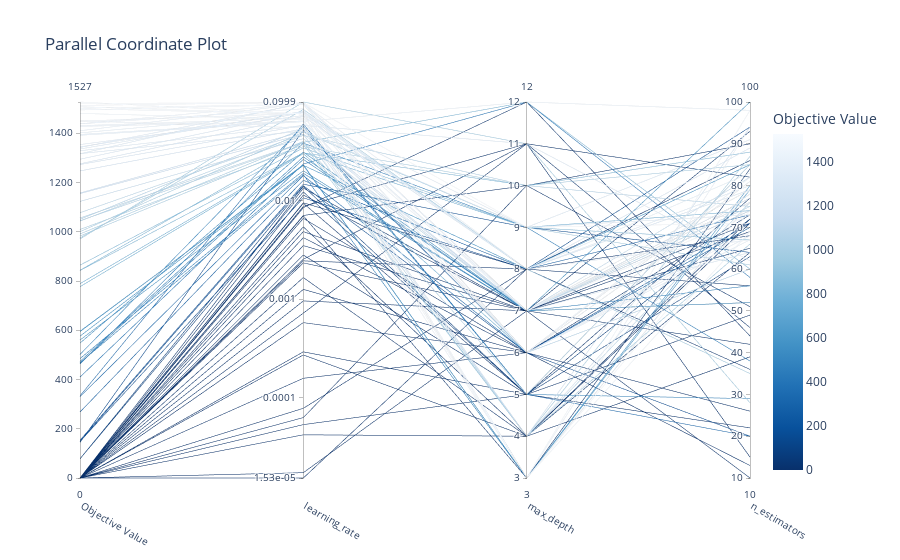

Write notebook code for a chart like this one.
### Markdown cell above
Visualize high-dimensional parameter relationships. See :func:`~optuna.visualization.plot_parallel_coordinate` for the details.

### Code cell
plot_parallel_coordinate(study,target=lambda t: t.values[1])
